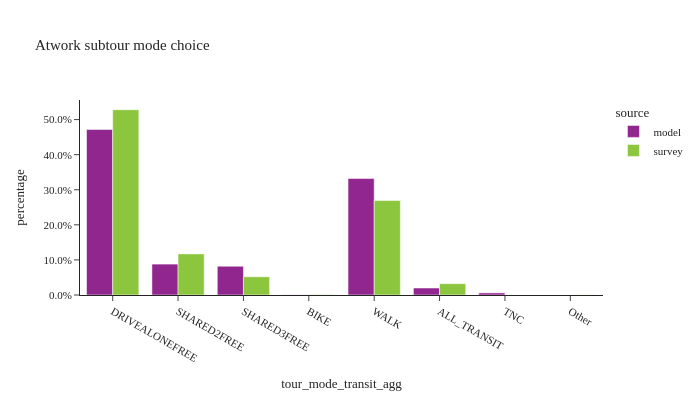

Notebook cell for this chart:
### Code cell
util.plot_share_barchart(atwork_subtour, 'tour_weight', 'tour_mode_transit_agg', title="Atwork subtour mode choice")

### Figure 1 — Plotly figure (JSON) as saved in the notebook; plotly's stock layout.template omitted (floating-point values rounded to 4 significant figures)
{"data": [{"alignmentgroup": "True", "customdata": [[145734], [27211], [25330], [124], [102564], [6148], [1863]], "hovertemplate": "source=model<br>tour_mode_transit_agg=%{x}<br>percentage=%{y}<br>sample_size=%{customdata[0]}<extra></extra>", "legendgroup": "model", "marker": {"color": "#91268F", "pattern": {"shape": ""}}, "name": "model", "offsetgroup": "model", "orientation": "v", "showlegend": true, "textposition": "auto", "type": "bar", "x": ["DRIVEALONEFREE", "SHARED2FREE", "SHARED3FREE", "BIKE", "WALK", "ALL_TRANSIT", "TNC"], "xaxis": "x", "y": [0.4717, 0.08807, 0.08198, 0.0004013, 0.332, 0.0199, 0.00603], "yaxis": "y"}, {"alignmentgroup": "True", "customdata": [[121], [23], [19], [4], [156], [6], [11]], "hovertemplate": "source=survey<br>tour_mode_transit_agg=%{x}<br>percentage=%{y}<br>sample_size=%{customdata[0]}<extra></extra>", "legendgroup": "survey", "marker": {"color": "#8CC63E", "pattern": {"shape": ""}}, "name": "survey", "offsetgroup": "survey", "orientation": "v", "showlegend": true, "textposition": "auto", "type": "bar", "x": ["DRIVEALONEFREE", "SHARED2FREE", "SHARED3FREE", "BIKE", "WALK", "ALL_TRANSIT", "Other"], "xaxis": "x", "y": [0.528, 0.1172, 0.05197, 0.001061, 0.2691, 0.03224, 0.0003867], "yaxis": "y"}], "layout": {"barmode": "group", "height": 400, "legend": {"title": {"text": "source"}, "tracegroupgap": 0}, "title": {"text": "Atwork subtour mode choice"}, "width": 700, "xaxis": {"anchor": "y", "domain": [0.0, 1.0], "title": {"text": "tour_mode_transit_agg"}}, "yaxis": {"anchor": "x", "domain": [0.0, 1.0], "tickformat": ".1%", "title": {"text": "percentage"}}}}
